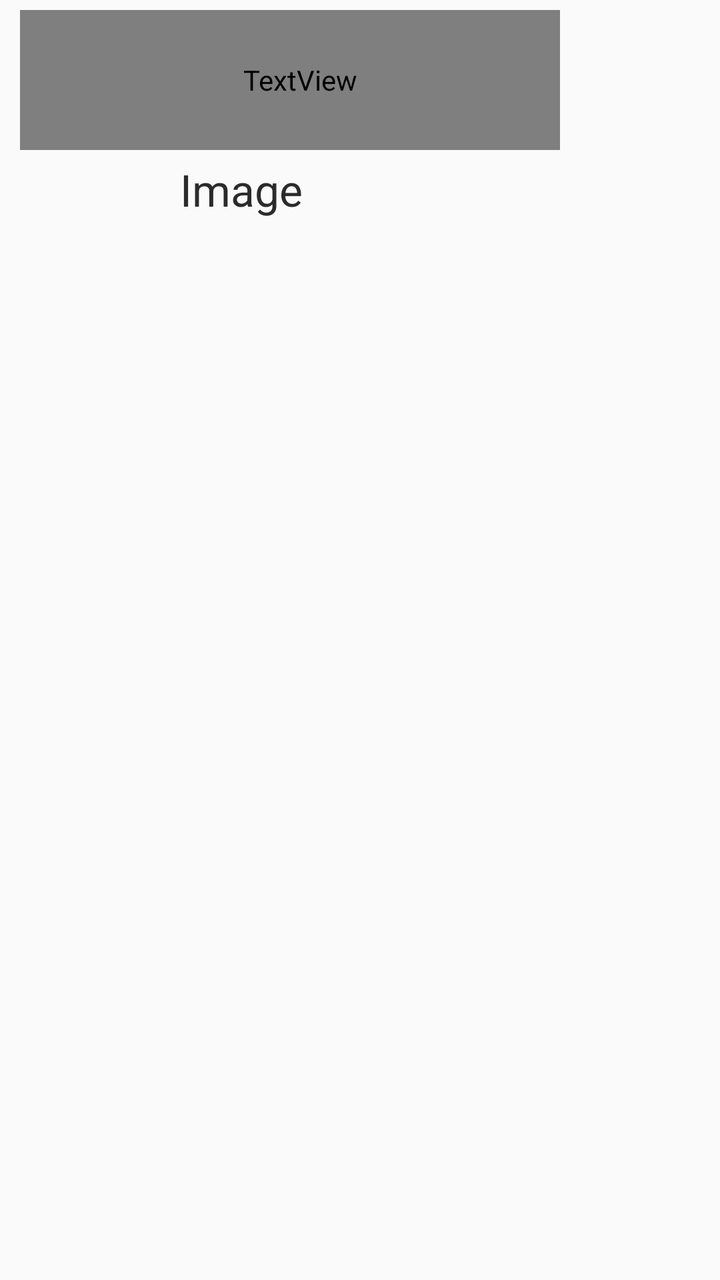
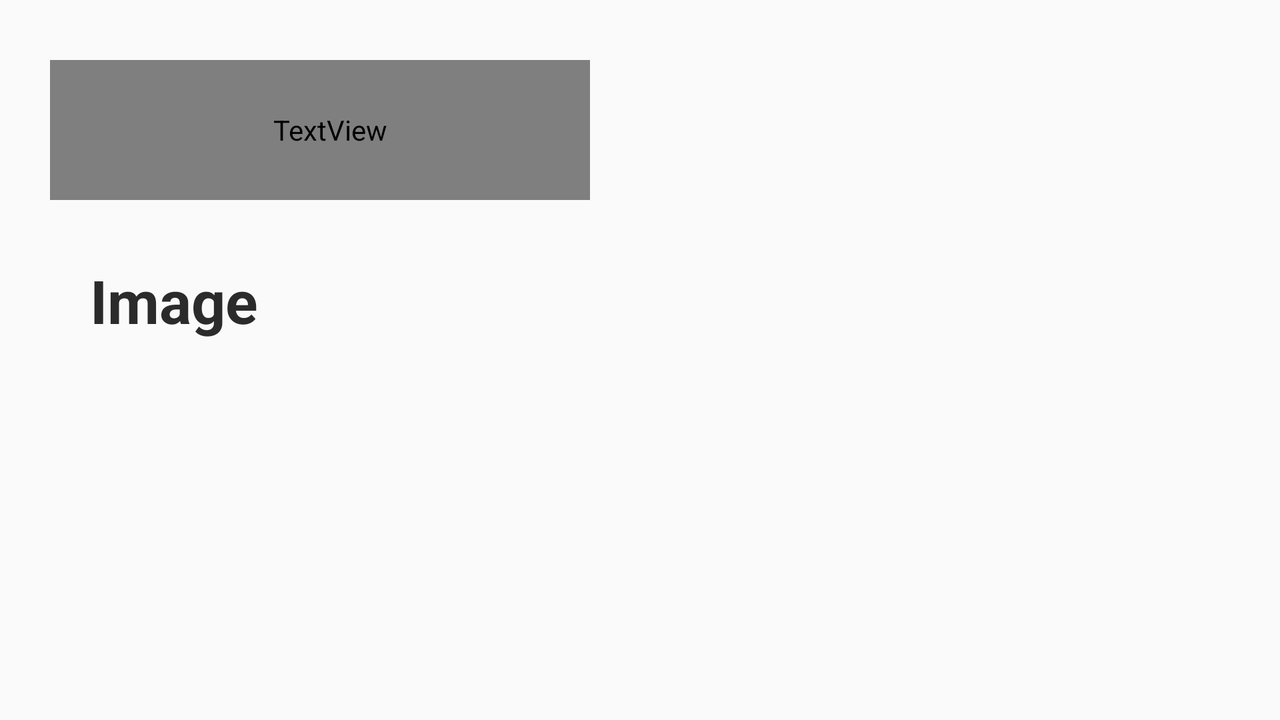

Compare how this app lays out the same screen by default and in its alternative resource folder. The renders come first, then the two layout files and the values they reference.
<!-- AndroidManifest.xml: application theme AppTheme -->
<!-- res/layout/activity_show_image.xml -->
<?xml version="1.0" encoding="utf-8"?>
<RelativeLayout xmlns:android="http://schemas.android.com/apk/res/android"
    xmlns:app="http://schemas.android.com/apk/res-auto"
    xmlns:tools="http://schemas.android.com/tools"
    android:layout_width="match_parent"
    android:layout_height="match_parent"
    android:background="@color/colorback"

    tools:context=".ShowImage">

    <TextView

        android:layout_marginLeft="10dp"
        android:layout_width="270dp"
        android:layout_height="70dp"
        android:text="MovieLand"
        android:layout_marginTop="5dp"
        android:layout_gravity="center"
        android:textAlignment="center"
        android:paddingLeft="10dp"
        android:textColor="@color/colortitle"
        android:textSize="50dp"
        android:textStyle="italic|bold"/>

    <TextView
        android:layout_width="90dp"
        android:layout_height="30dp"
        android:paddingLeft="10dp"
        android:layout_margin="80dp"
        android:text="Image "
        android:textColor="@color/colorBlack"
        android:textSize="22dp" />

    <ImageView
        android:layout_width="250dp"
        android:layout_height="250dp"
        android:padding="4dp"
        android:layout_margin="110dp"

        android:id="@+id/mimageView" />

</RelativeLayout>
<!-- resources referenced by this layout -->
<resources>
  <color name="colorBlack">#2b2b2b</color>
  <style name="AppTheme" parent="Theme.AppCompat.Light.NoActionBar">
          
          <item name="colorPrimary">@color/colorPrimary</item>
          <item name="colorPrimaryDark">@color/colorPrimaryDark</item>
          <item name="colorAccent">@color/colorAccent</item>
      </style>
  <color name="colorPrimary">#008577</color>
  <color name="colorPrimaryDark">#00574B</color>
  <color name="colorAccent">#D81B60</color>
</resources>
<!-- res/layout-land/activity_show_image.xml (the repository's variant of the layout above) -->
<!-- drawn on the phone turned sideways -->
<?xml version="1.0" encoding="utf-8"?>
<RelativeLayout xmlns:android="http://schemas.android.com/apk/res/android"
    xmlns:app="http://schemas.android.com/apk/res-auto"
    xmlns:tools="http://schemas.android.com/tools"
    android:layout_width="match_parent"
    android:layout_height="match_parent"
    android:background="@color/colorback"

    tools:context=".ShowImage">

    <TextView
        android:id="@+id/title"
        android:layout_marginLeft="25dp"
        android:layout_width="270dp"
        android:layout_height="70dp"
        android:text="MovieLand"
        android:layout_marginTop="30dp"
        android:layout_gravity="center"
        android:textAlignment="center"
        android:paddingLeft="10dp"
        android:background="@color/colorWhite"
        android:textColor="@color/colortitle"
        android:textSize="50dp"
        android:textStyle="italic|bold"/>

    <TextView
        android:id="@+id/title2"
        android:layout_width="wrap_content"
        android:layout_height="wrap_content"
        android:paddingLeft="10dp"
        android:layout_below="@+id/title"
        android:layout_marginLeft="35dp"
        android:layout_marginTop="30dp"
        android:text="Image "
        android:textColor="@color/colorBlack"
        android:textSize="30dp"
        android:textStyle="bold"/>

    <ImageView
        android:layout_width="250dp"
        android:layout_height="200dp"

        android:layout_marginTop="30dp"
        android:layout_marginLeft="40dp"
        android:layout_below="@+id/title"
        android:layout_toRightOf="@+id/title2"
        android:id="@+id/mimageView" />

</RelativeLayout>
<!-- resources referenced by the variant -->
<!-- as the phone turned sideways resolves them -->
<resources>
  <color name="colorBlack">#2b2b2b</color>
  <color name="colorWhite">#fcfcfc</color>
  <style name="AppTheme" parent="Theme.AppCompat.Light.NoActionBar">
          
          <item name="colorPrimary">@color/colorPrimary</item>
          <item name="colorPrimaryDark">@color/colorPrimaryDark</item>
          <item name="colorAccent">@color/colorAccent</item>
      </style>
  <color name="colorPrimary">#008577</color>
  <color name="colorPrimaryDark">#00574B</color>
  <color name="colorAccent">#D81B60</color>
</resources>
